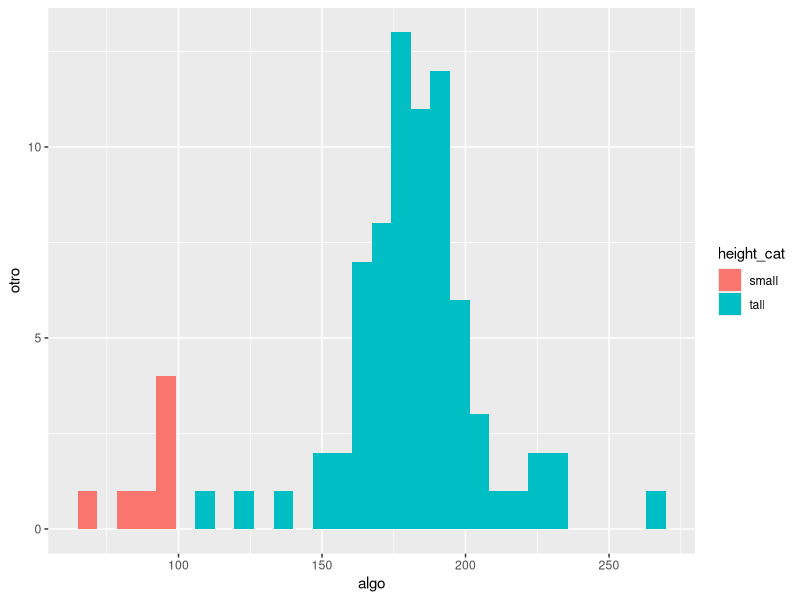

R code for this plot:


# Data Wrangling ----------------------------------------------------------

install.packages('dplyr')

library(dplyr)
library(ggplot2)

head(starwars)
data('starwars')

str(starwars)

# Filtrar -----------------------------------------------------------------
starwars %>% 
  filter(species == 'Droid')

subset(starwars, species == 'Droid')

starwars %>% 
  filter(skin_color == 'light', eye_color == 'brown')

starwars %>% 
  filter(skin_color == 'light' & eye_color == 'brown' & hair_color == 'black')

# Arrange -----------------------------------------------------------------

starwars %>% 
  arrange(height, mass)

starwars %>% 
  arrange(desc(height))


# Slice -------------------------------------------------------------------

starwars %>% 
  slice(5:10)

starwars %>% 
slice_head(n = 3) # Primeras filas

starwars %>% 
  slice_tail(n = 5) # Ultimas filas


# Select ------------------------------------------------------------------

starwars %>%
  select(hair_color, eye_color, skin_color)

starwars %>% 
  select(hair_color, skin_color, eye_color) %>% 
  filter(skin_color == 'white')

starwars %>% 
  select(!(hair_color:eye_color)) # Seleccciona todo menos estas; Los : borran las columnas del medio

starwars %>% 
  select(!name & !eye_color) # Así solo se sacan estas en específico

starwars %>% 
  select(1, 2, hair_color, eye_color)

starwars %>% 
  select(-name, -skin_color)


# Select & Contain --------------------------------------------------------

starwars %>% 
  select(starts_with('c'))

# Renombrar ---------------------------------------------------------------

starwars %>% 
  dplyr::rename(Character = name)

# Mutate ------------------------------------------------------------------
new <- starwars %>% 
  mutate(height_m = height / 100) %>% 
  select(height_m, height, everything())

new <- starwars %>% 
  mutate(height_m = height / 100)

# Mutate & ifelse ---------------------------------------------------------

starwars %>% 
  mutate(height_cat = ifelse(height > 100, 'tall', 'small')) %>% # ifelse es un si y solo si 
  select(height, height_cat, everything()) # para organizar

# Mutate & ifesle & ggplot2 -----------------------------------------------

starwars %>% 
  mutate(height_cat = ifelse(height > 100, 'tall', 'small')) %>% 
  ggplot(aes(x=height, fill=height_cat)) +
  geom_histogram() +
  labs(x= 'algo', y='otro')


# Summarise & Mean --------------------------------------------------------

starwars %>% 
  summarise(height_cm = mean(height, na.rm = T))

# Summarise & Mean & Min & Max --------------------------------------------

starwars %>% 
  summarise(mean = mean(height, na.rm = T), 
min= min(height, na.rm = T), 
max= max(height, na.rm = T))

# Agrupar  --------------------------------------------------------
starwars %>% 
  group_by(species) %>% 
  summarise(
    mean_height = mean(height, na.rm = T),
    sd_height = sd(height, na.rm = T))


# Contar ------------------------------------------------------------------

starwars %>% 
  group_by(species) %>% 
  count(homeworld, sort=T) %>% # sort es acomodar por orden de más a menos
  print(n=57)


# Sample-Al azar ----------------------------------------------------------

starwars %>% 
  sample_n(10)
